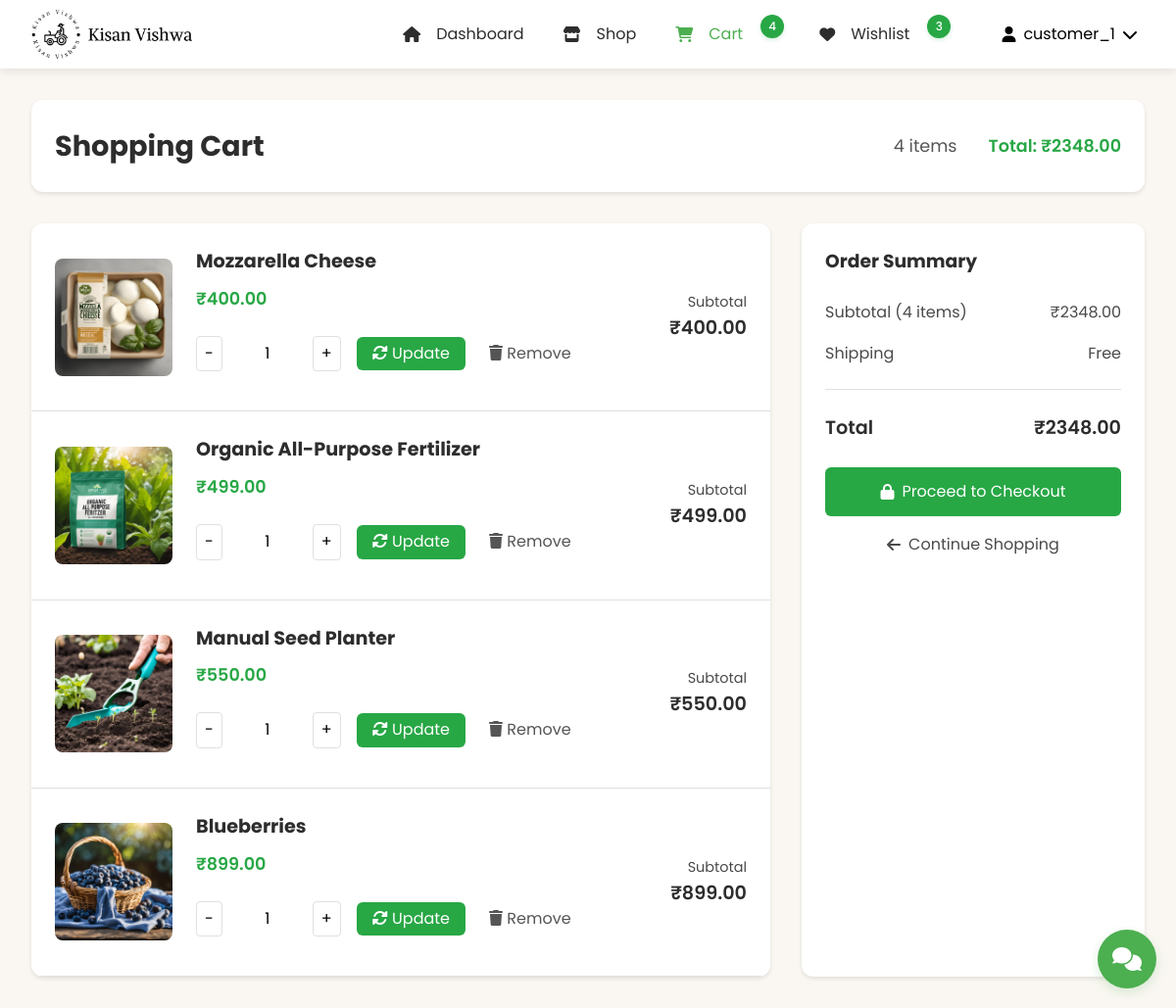
/customer/cart/ (signed in), run on an earlier commit of the app's database.
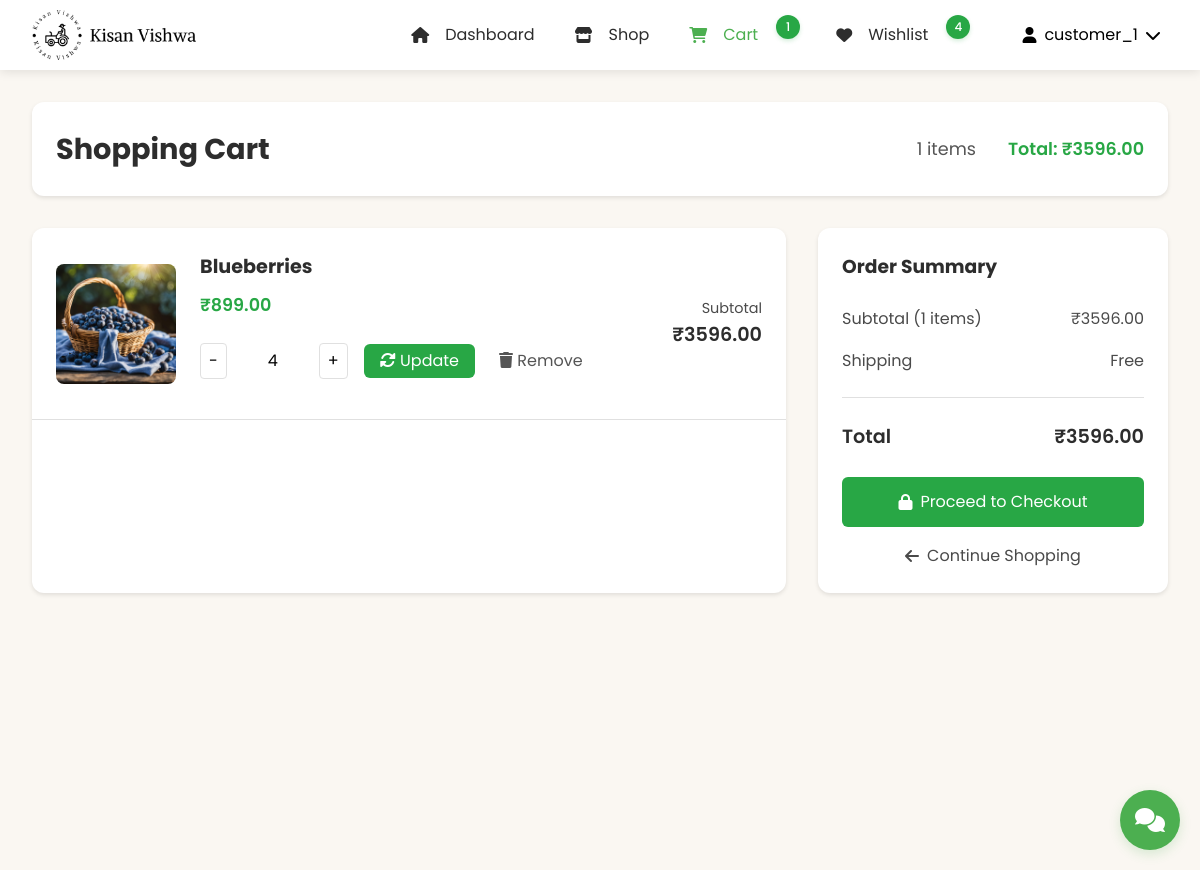
And on a later commit of the database.
### customer_app/models.py (models this page shows, shortened)
class CartItem(models.Model):
    user = models.ForeignKey(User, on_delete=models.CASCADE)
    product = models.ForeignKey(Product, on_delete=models.CASCADE)
    quantity = models.PositiveIntegerField(default=1)
    @property
    def total_price(self):
        return self.product.price * self.quantity
    class Meta:
        ordering = ['-id']

### product_app/models.py (models this page shows, shortened)
class Product(models.Model):
    CATEGORY_CHOICES = [
        ('vegetables', 'Vegetables'),
        ('fruits', 'Fruits'),
        ('grains', 'Grains'),
        ('dairy', 'Dairy'),
        ('tools', 'Tools & Equipment'),
        ('seeds', 'Seeds & Saplings'),
        ('pesticides', 'Pesticides & Fertilizers'),
        ('organic', 'Organic Products'),
        ('livestock', 'Livestock & Feed'),
        ('other', 'Other')
    ]
    name = models.CharField(max_length=200)
    category = models.CharField(max_length=100, choices=CATEGORY_CHOICES, default='other')
    price = models.DecimalField(max_digits=10, decimal_places=2)
    quantity = models.IntegerField()
    description = models.TextField()
    image = models.ImageField(
        upload_to='products/',
        null=True,
        blank=True
    )
    farmer = models.ForeignKey(User, on_delete=models.CASCADE)
    created_at = models.DateTimeField(auto_now_add=True)
    updated_at = models.DateTimeField(auto_now=True)
    is_featured = models.BooleanField(default=False)
    is_deleted = models.BooleanField(default=False)
    def get_image_url(self):
        if self.image and hasattr(self.image, 'url'):
            return self.image.url
        return static('images/default_product.jpg')

### customer_app/views.py (the view)
# urls.py: path('cart/', views.customer_cart, name='customer_cart'),
def customer_cart(request):
    cart_items = CartItem.objects.filter(user=request.user)
    context = {
        'cart_items': cart_items
    }
    return render(request, 'customer_app/cart.html', context)

### customer_app/context_processors.py (called while the page is built, shortened)
def wishlist_and_cart_counts(request):
    if request.user.is_authenticated:
        cart_items = CartItem.objects.filter(user=request.user).select_related('product')
        wishlist_items = Wishlist.objects.filter(user=request.user)
        return {
            'cart_items_count': cart_items.count(),
            'cart_total': sum(item.total_price for item in cart_items),
            'wishlist_count': wishlist_items.count(),
            'wishlist_product_ids': set(item.product_id for item in wishlist_items)
        }

def wishlist_status(request):
    if request.user.is_authenticated:
        wishlist_items = Wishlist.objects.filter(user=request.user).select_related('product')
        return {
            'wishlist_product_ids': set(item.product.id for item in wishlist_items),
            'wishlist_products': [item.product for item in wishlist_items]
        }
    return {
        'wishlist_product_ids': set(),
        'wishlist_products': []
    }

def product_categories(request):
    CATEGORY_ICONS = {
        'vegetables': 'fa-carrot',
        'fruits': 'fa-apple-alt',
        'grains': 'fa-wheat',
        'dairy': 'fa-cheese',
        'tools': 'fa-tools',
        'seeds': 'fa-seedling',
        'pesticides': 'fa-spray-can',
        'organic': 'fa-leaf',
        'livestock': 'fa-cow',
        'other': 'fa-box'
    }
    return {
        'PRODUCT_CATEGORIES': Product.CATEGORY_CHOICES,
        'CATEGORY_ICONS': CATEGORY_ICONS
    }

### customer_app/templates/customer_app/cart.html (shortened to what this page needs)
{% load static %}
<!DOCTYPE html>
<html lang="en">
<head>
    <link rel="stylesheet" href="https://cdnjs.cloudflare.com/ajax/libs/normalize/8.0.1/normalize.min.css">
    <link rel="stylesheet" href="https://cdnjs.cloudflare.com/ajax/libs/font-awesome/6.0.0/css/all.min.css">
    <link rel="stylesheet" type="text/css" href="{% static 'css/CustomerNavBar.css' %}">
    <link rel="stylesheet" type="text/css" href="{% static 'css/customerdesign.css' %}">
    <link rel="stylesheet" type="text/css" href="{% static 'css/cart.css' %}">
    <link rel="stylesheet" href="{% static 'css/chat_widget.css' %}">
</head>
<body>
    {% include 'NavBar/CustomerNavBar.html' %}
    <main class="main-container">
        <div class="cart-header">
            <h1>Shopping Cart</h1>
            <div class="cart-summary">
                <span>{{ cart_items|length }} items</span>
                <span class="cart-total">Total: ₹{{ cart_total|default:"0.00" }}</span>
            </div>
        </div>
        {% if cart_items %}
            <div class="cart-content">
                <div class="cart-items">
                    {% for item in cart_items %}
                        <div class="cart-item">
                            <div class="cart-item-image">
                                <img src="{{ item.product.get_image_url }}" alt="{{ item.product.name }}">
                            </div>
                            <div class="item-details">
                                <h2>{{ item.product.name }}</h2>
                                <p class="item-price">₹{{ item.product.price|floatformat:2 }}</p>
                                <div class="quantity-wrapper">
                                    <form method="POST" action="{% url 'update_cart_quantity' item.id %}" class="quantity-form">
                                        <div class="quantity-controls">
                                            <button type="button" class="quantity-btn minus" data-item-id="{{ item.id }}">-</button>
                                            <input type="number" name="quantity" value="{{ item.quantity }}" min="1" max="99"
                                                   class="quantity-input" data-item-id="{{ item.id }}">
                                            <button type="button" class="quantity-btn plus" data-item-id="{{ item.id }}">+</button>
                                        </div>
                                        <button type="submit" class="update-btn">
                                            <i class="fas fa-sync-alt"></i> Update
                                        </button>
                                    </form>
                                    <form method="POST" action="{% url 'remove_from_cart' item.id %}" class="remove-form">
                                        <button type="submit" class="remove-btn" title="Remove item">
                                            <i class="fas fa-trash"></i> Remove
                                        </button>
                                    </form>
                                </div>
                            </div>
                            <div class="item-subtotal">
                                <p>Subtotal</p>
                                <span>₹{{ item.total_price|floatformat:2 }}</span>
                            </div>
                        </div>
                    {% endfor %}
                </div>
                <div class="cart-summary-box">
                    <h3>Order Summary</h3>
                    <div class="summary-row">
                        <span>Subtotal ({{ cart_items|length }} items)</span>
                        <span>₹{{ cart_total|floatformat:2 }}</span>
                    </div>
                    <div class="summary-row">
                        <span>Shipping</span>
                        <span>Free</span>
                    </div>
                    <div class="summary-total">
                        <span>Total</span>
                        <span>₹{{ cart_total|floatformat:2 }}</span>
                    </div>
                    <form method="post" action="{% url 'checkout' %}">
                        <button class="checkout-btn">
                            <i class="fas fa-lock"></i> Proceed to Checkout
                        </button>
                    </form>
                    <a href="{% url 'customer_dashboard' %}" class="continue-shopping">
                        <i class="fas fa-arrow-left"></i> Continue Shopping
                    </a>
                </div>
            </div>
        {% endif %}
    </main>
    <div id="chat-widget-container">
        {% include 'chatbot_app/chat_widget.html' %}
    </div>
</body>
</html>

### templates/NavBar/CustomerNavBar.html (shortened to what this page needs)
{% load static %}
<header class="site-header">
    <div class="header-container">
        <div class="brand">
            <a href="{% url 'customer_dashboard' %}" class="logo">
                <img src="{% static 'images/kisan_vishwa_logo.png' %}" alt="Kisan Vishwa Logo">
            </a>
        </div>
        <nav class="main-nav">
            <ul class="nav-list">
                <li>
                    <a href="{% url 'customer_dashboard' %}" class="nav-item {% if request.resolver_match.url_name == 'customer_dashboard' %}active{% endif %}">
                        <i class="fas fa-home"></i>
                        <span>Dashboard</span>
                    </a>
                </li>
                <li>
                    <a href="{% url 'shop' %}" class="nav-item {% if request.resolver_match.url_name == 'shop' %}active{% endif %}">
                        <i class="fas fa-store"></i>
                        <span>Shop</span>
                    </a>
                </li>
                <li>
                    <a href="{% url 'customer_cart' %}" class="nav-item {% if request.resolver_match.url_name == 'customer_cart' %}active{% endif %}">
                        <i class="fas fa-shopping-cart"></i>
                        <span>Cart</span>
                        {% if cart_items_count > 0 %}
                            <span class="badge">{{ cart_items_count }}</span>
                        {% endif %}
                    </a>
                </li>
                <li>
                    <a href="{% url 'customer_wishlist' %}" class="nav-item {% if request.resolver_match.url_name == 'customer_wishlist' %}active{% endif %}">
                        <i class="fas fa-heart"></i>
                        <span>Wishlist</span>
                        {% if wishlist_count > 0 %}
                            <span class="badge">{{ wishlist_count }}</span>
                        {% endif %}
                    </a>
                </li>
            </ul>
            <div class="user-menu">
                <button class="user-menu-toggle">
                    <div class="user-info">
                        {% if user.customer_profile.profile_picture %}
                            <img src="{{ user.customer_profile.profile_picture.url }}" alt="" class="user-avatar">
                        {% else %}
                            <i class="fas fa-user"></i>
                        {% endif %}
                        <span>{{ user.username }}</span>
                        <i class="fas fa-chevron-down"></i>
                    </div>
                </button>
            </div>
        </nav>
    </div>
</header>

### chatbot_app/templates/chatbot_app/chat_widget.html (shortened to what this page needs)
{% load static %}
<div class="kv-chat-widget" data-user-type="{{ user_type }}">
    <button class="kv-chat-toggle"
        {% if request.user.is_authenticated %}
            hx-get="{% url 'chatbot_app:toggle_chat' %}"
            hx-target="#kv-chat-container"
            hx-swap="innerHTML"
            hx-trigger="click"
            hx-indicator=".kv-chat-loading"
        {% else %}
            onclick="window.location.href='/login/?next={{ request.path }}'"
        {% endif %}>
        <i class="fas fa-comments"></i>
    </button>
</div>

### static/css/CustomerNavBar.css (style rules this page uses)
:root { --warm-beige: #FAF7F2; --dark-beige: #E5E0D8; --dark-gray: #333333; --white: #ffffff; --forest-green: #28A745; --dark-green: #218838; --light-gray: #f9f9f9; --text-gray: #4A4A4A; --text-primary: #2D2D2D; --text-secondary: #555; --border-color: #e0e0e0; --shadow-color: rgba(0, 0, 0, 0.1); }
.site-header { background-color: var(--white); box-shadow: 0 2px 10px var(--shadow-color); position: fixed; width: 100%; top: 0; left: 0; z-index: 100; height: 70px; display: flex; align-items: center; isolation: isolate; }
.header-container { max-width: 1200px; width: 100%; margin: 0 auto; padding: 0 2rem; display: flex; justify-content: flex-start; align-items: center; height: 100%; gap: 2rem; }
.brand { display: flex; align-items: center; flex-shrink: 0; }
.logo { display: flex; align-items: center; text-decoration: none; color: var(--text-primary); padding-left: 0; }
.logo img { height: 50px; width: auto; margin-right: 12px; }
.main-nav { display: flex; align-items: center; margin-left: auto; gap: 1rem; isolation: isolate; }
.nav-list { display: flex; list-style: none; margin: 0; padding: 0; align-items: center; gap: 0.5rem; }
.nav-item { position: relative; display: flex; align-items: center; padding: 0.75rem 1rem; color: var(--text-primary); text-decoration: none; transition: color 0.3s; height: 100%; gap: 8px; }
.nav-item i { margin-right: 8px; }
.nav-item.active { color: #4CAF50; }
.badge { background-color: #4CAF50; color: white; padding: 4px 8px; border-radius: 12px; font-size: 0.75rem; font-weight: 500; min-width: 20px; height: 20px; display: inline-flex; align-items: center; justify-content: center; margin-left: 6px; box-shadow: 0 2px 4px rgba(76, 175, 80, 0.2); position: relative; top: -2px; }
.user-menu { position: relative; margin-left: 1rem; height: 100%; display: flex; align-items: center; }
.user-menu-toggle { background: none; border: none; padding: 0.5rem; cursor: pointer; display: flex; align-items: center; }
.user-info { display: flex; align-items: center; gap: 8px; }
body { padding-top: 45px !important; margin: 0; font-family: 'Poppins', sans-serif; isolation: isolate; }
@media (min-width: 1200px) { .header-container { padding: 0 2rem; } }

### static/css/customerdesign.css (style rules this page uses)
:root { --primary-color: #28a745; --secondary-color: #218838; --background-color: #FAF7F2; --text-primary: #2D2D2D; --text-secondary: #4A4A4A; --text-body: #555555; --white: #ffffff; --border-color: #e0e0e0; --shadow-sm: 0 2px 4px rgba(0, 0, 0, 0.1); --shadow-md: 0 4px 6px rgba(0, 0, 0, 0.1); --shadow-lg: 0 8px 16px rgba(0, 0, 0, 0.15); }
body { font-family: 'Poppins', sans-serif; margin: 0; padding: 0; background-color: var(--background-color); color: var(--text-body); line-height: 1.6; }
.main-container { max-width: 1200px; margin: 0 auto; padding: 2rem 1rem; min-height: calc(100vh - 70px); position: relative; z-index: 1; }
img { max-width: 100%; height: auto; }
.cart-header { background: var(--white); padding: 1.5rem; border-radius: 12px; box-shadow: var(--shadow-sm); margin-bottom: 2rem; display: flex; justify-content: space-between; align-items: center; }
.badge { background-color: var(--primary-color); color: var(--white); font-size: 0.75rem; font-weight: 500; min-width: 24px; height: 24px; padding: 0; border-radius: 50%; display: inline-flex; align-items: center; justify-content: center; margin-left: 6px; box-shadow: 0 2px 4px rgba(40, 167, 69, 0.2); position: relative; top: -8px; right: -4px; }

### static/css/chat_widget.css (style rules this page uses)
.kv-chat-widget { position: fixed; bottom: 20px; right: 20px; z-index: 999999; font-size: 15px; font-family: 'Poppins', sans-serif; isolation: isolate; }
.kv-chat-toggle { width: 60px; height: 60px; background: #4CAF50; border-radius: 50%; box-shadow: 0 4px 12px rgba(76, 175, 80, 0.2); border: none; color: white; cursor: pointer; display: flex; align-items: center; justify-content: center; font-size: 24px; transition: transform 0.2s ease; z-index: 999999; position: relative; }

### customer_app/templates/customer_app/cart.html (style rules this page uses)
body { padding-top: 70px; background-color: #f5f5f5; min-height: 100vh; margin: 0; display: flex; flex-direction: column; }
.main-container { flex: 1; max-width: 1200px; margin: 0 auto; padding: 2rem; width: 100%; box-sizing: border-box; }
.cart-content { display: grid; grid-template-columns: 1fr 350px; gap: 2rem; position: relative; }
.cart-item-image { width: 120px; height: 120px; overflow: hidden; border-radius: 8px; }
.cart-item-image img { width: 100%; height: 100%; object-fit: cover; }

What changed in the data, as far as the page shows it:
removed CartItem: product.get_image_url (picture), product.name "Mozzarella Cheese", product.price "400.00", quantity "1", total_price "400.00"
removed CartItem: product.get_image_url (picture), product.name "Organic All-Purpose Fertilizer", product.price "499.00", quantity "1", total_price "499.00"
removed CartItem: product.get_image_url (picture), product.name "Manual Seed Planter", product.price "550.00", quantity "1", total_price "550.00"
changed CartItem "Blueberries": quantity "1" → "4"; total_price "899.00" → "3596.00"
Also different on the page:
{{ cart_items_count }}: "4" → "1"
{{ wishlist_count }}: "3" → "4"
{{ cart_items|length }}: "4" → "1"
{{ cart_total|default:"0.00" }}: "2348.00" → "3596.00"
{{ cart_total|floatformat:2 }}: "2348.00" → "3596.00"
